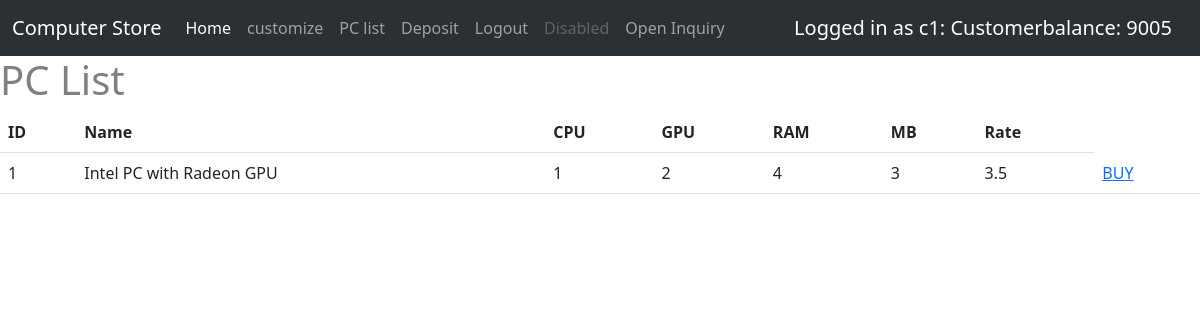
/prebulid (signed in), run on the app's committed database.
### ltt/models.py (models this page shows, shortened)
class User(db.Model,UserMixin):
    __tablename__ = 'User'
    id = db.Column(db.Integer, primary_key = True)
    username = db.Column(db.String(120),default = None )
    password = db.Column(db.String(120),default = None)
    balance = db.Column(db.Integer(),default=0)
    userType = db.Column(db.String(120),default = "Visitor")
    status = db.Column(db.String(120),default = "Valid")
    compliments = db.Column(db.Integer,default = 0)
    warnings = db.Column(db.Integer,default=0)

class PC(db.Model):
    id = db.Column(db.Integer, primary_key = True)
    PCname = db.Column(db.String(120))
    cpu = db.Column(db.Integer, db.ForeignKey('item.id'))
    gpu = db.Column(db.Integer, db.ForeignKey('item.id'))
    ram = db.Column(db.Integer, db.ForeignKey('item.id'))
    MB = db.Column(db.Integer, db.ForeignKey('item.id'))
    creator_id = db.Column(db.Integer,db.ForeignKey('User.id'))
    rate_count = db.Column(db.Integer, default = 0)
    rate_acc = db.Column(db.Integer,default = 0)

### ltt/view.py (the view)
@view.route('/prebulid')
def prebulid():
    pc = PC.query.all()
    return render_template("prebulid.html", pc = pc)

### ltt/models.py (called while the page is built)
@login_manager.user_loader
def load_user(user_id):
    return User.query.get(int(user_id))

### ltt/templates/prebulid.html (shortened to what this page needs)
{% extends "base.html" %}
{% block contend %}
<h1>PC List</h1>
<table class = "table table-hover">
    <thead>
        <tr>
            <th scope="col"> ID</th>
            <th scope="col"> Name</th>
            <th scope="col">CPU </th>
            <th scope="col"> GPU</th>
            <th scope="col">RAM </th>
            <th scope="col">MB </th>
            <th scope="col">Rate </th>
        </tr>
    </thead>
    <tbody>
        {% for p in pc %}
        <tr>
            <td>{{p.id}}</td>
            <td>{{p.PCname}}</td>
            <td>{{p.cpu}}</td>
            <td>{{p.gpu}}</td>
            <td>{{p.ram}}</td>
            <td>{{p.MB}}</td>
            {% if p.rate_count == 0   %}
            <td>0.0</td>
            {% else %}
            {% set rate = p.rate_acc/p.rate_count %}
            <td>{{rate}}</td>
            {% endif %}
            <td><a href="/buy/{{p.id}}">BUY</a></td>
        </tr>
        {% endfor %}
    </tbody>
</table>
{% endblock %}

### ltt/templates/base.html (shortened to what this page needs)
<!DOCTYPE html>
<html>
    <head>
        <link href="https://cdn.jsdelivr.net/npm/bootstrap@5.3.0-alpha3/dist/css/bootstrap.min.css" rel="stylesheet">
        <link rel="stylesheet" type="text/css" href="{{ url_for('static', filename='main.css') }}">
    </head>
    <body>
        <nav class="navbar navbar-expand-lg bg-body-tertiary bg-dark"  data-bs-theme="dark">
            <div class="container-fluid">
              <a class="navbar-brand" href="#">Computer Store</a>
              <div class="collapse navbar-collapse" id="navbarNavAltMarkup">
                <div class="navbar-nav">
                  <a class="nav-link active" aria-current="page" href="/home">Home</a>
                  <a class="nav-link" href="/customize">customize</a>
                  <a class="nav-link" href="/prebulid">PC list</a>
                  {%if current_user.userType == "Customer"%}
                    <a class="nav-link" href="/deposit">Deposit</a>
                  {%endif%}
                  {%if current_user.is_active%}
                    <a class="nav-link" href="/logout">Logout</a>
                  {%endif%}
                  <a class="nav-link disabled">Disabled</a>
                  {%if current_user.userType == "Customer"%}
                    <a class="nav-link" href = /inquiry>Open Inquiry</a>
                  {%endif%}
                </div>
              </div>
              {%if current_user.is_active%}
                <a class="navbar-brand"> {%print "Logged in as "%}{% print current_user.username ,": ", current_user.userType , "balance: ",current_user.balance %} </a>
              {%endif%}
            </div>
        </nav>
        {% block contend %}
        {%endblock%}
    </body>
</html>

### ltt/static/main.css (style rules this page uses)
* { box-sizing: border-box; }
body { color: grey; }

### data on the page
User: username "c1 Customer 9005"
PC: id "1", PCname "Intel PC with Radeon GPU", cpu "1", gpu "2", ram "4", MB "3", rate "3.5"

### other printed values
{{ print "Logged in as " }} "Logged in as"
